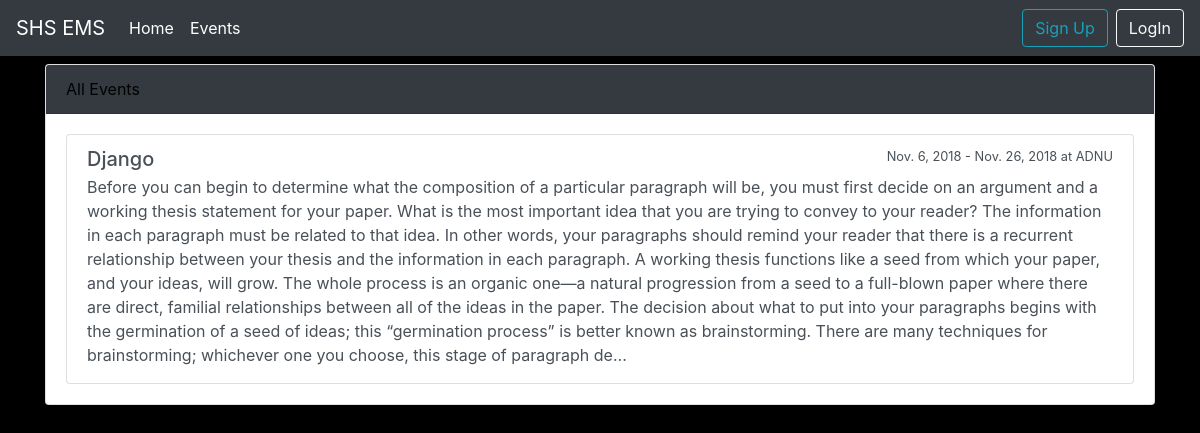
Page /events/ on the earlier database version.
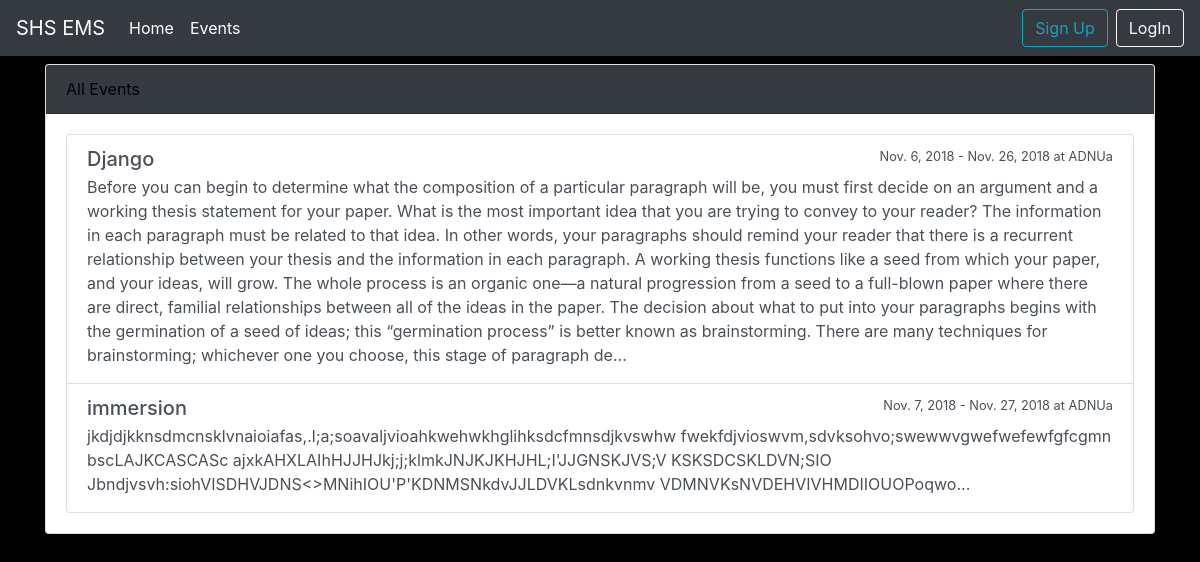
Same page on the later database version.
### events/models.py (models this page shows, shortened)
class Event(models.Model):
    name = models.CharField("Name of Events",
        max_length = 100, default = "")
    description = models.TextField("Description",
        max_length = 2000, blank = True)
    max_slots = models.IntegerField("Max Slots",
        blank = True, null = True)
    date_from = models.DateField("Start Date")
    date_to = models.DateField("End Date")
    time_from = models.TimeField("Start Time")
    time_to = models.TimeField("End Time")
    venue = models.CharField("Venue", max_length = 100)
    date_created = models.DateTimeField("Date Created", auto_now_add = True)
    creator = models.ForeignKey(to="users.Participant", on_delete = models.CASCADE)

### events/views.py (the view)
# urls.py: path("events/",EventListView.as_view(),
class EventListView(ListView):
    model = Event
    template_name= "event_list.html"
    context_object_name ="event_list"

### templates/event_list.html (shortened to what this page needs)
{% extends "base.html" %}
{% block content %}
<div class="card mt-2 " style="color: black">
    <div class="card-header bg-dark">
        All Events
    </div>
        <div class="card-body">
            <div class="list-group"style="color: black">
                {% for event in event_list %}
                    <a href="{% url 'event_detail' event.pk %}" class="list-group-item list-group-item-action flex-column align-items-start">
                            <div class="d-flex w-100 justify-content-between">
                                <h5 class="mb-1">{{ event.name }} </h5>
                                <small>{{ event.date_from }} - {{ event.date_to }} at {{ event.venue }} </small>
                            </div>
                              <p class="mb-1">{{ event.description | slice:":1000" }}...</p>
                    </a>
                {% endfor %}
            </div>
        </div>
</div>
{% endblock %}

### templates/base.html (shortened to what this page needs)
<!doctype html>
<html lang="en">
  <head>
    <link rel="stylesheet" href="https://stackpath.bootstrapcdn.com/bootstrap/4.1.3/css/bootstrap.min.css">
  </head>
  <body style="background-color: black;color: white">
        <nav class="navbar navbar-expand-lg navbar-dark bg-dark">
                <a class="navbar-brand" href="{% url 'home' %}">SHS EMS</a>
                <div class="collapse navbar-collapse" id="navbarSupportedContent">
                  <ul class="navbar-nav mr-auto">
                    <li class="nav-item active">
                      <a class="nav-link" href="{% url 'home' %}">Home <span class="sr-only">(current)</span></a>
                    </li>
                    <li class="nav-item active">
                      <a class="nav-link" href="{% url 'event_list' %}">Events</a>
                    </li>
                  </ul>
                  {% if user.is_authenticated %}
                    <div class="btn-group">
                        <button style="color:cyan" type="button" class="btn btn-secondary dropdown-toggle" data-toggle="dropdown" aria-haspopup="true" aria-expanded="false">
                        {{ user.username }}
                        </button>
                        <div class="dropdown-menu dropdown-menu-right">
                        <a href="{% url 'logout' %}">
                             <button class="dropdown-item" type="button">Logout</button>
                        </a>
                        </div>
                    </div>
                    {% else %}
                    <a href="{% url 'signup' %}">
                      <button type="button" class="btn btn-outline-info ">Sign Up</button>
                    </a>
                    <a href="{% url 'login' %}">
                        <button type="button" class="btn btn-outline-light ml-2">LogIn</button>
                     </a>
                    {% endif %}
                </div>
            </nav>
    <div class="container">
        {% block content %}
        {% endblock %}
    </div>
  </body>
</html>

Differences in the rows shown:
changed Event "Django": venue "ADNU" → "ADNUa"
added Event: name "immersion", date_from "Nov. 7, 2018", date_to "Nov. 27, 2018", venue "ADNUa", description "jkdjdjkknsdmcnsklvnaioiafas,.l;a;soavaljvioahkwehwkhglihksdcfmnsdjkvswhw fwekfdjvioswvm,sdvksohvo;swewwvgwefwefewfgfcgmn bscLAJKCASCASc ajxkAHXLAIhHJJHJkj;j;klmkJNJKJKHJHL;I'JJGNSKJVS;V KSKSDCSKLDVN;SIO Jbndjvsvh:siohVISDHVJDNS<>MNihIOU'P'KDNMSNkdvJJLDVKLsdnkvnmv VDMNVKsNVDEHVIVHMDIIOUOPoqwo"
